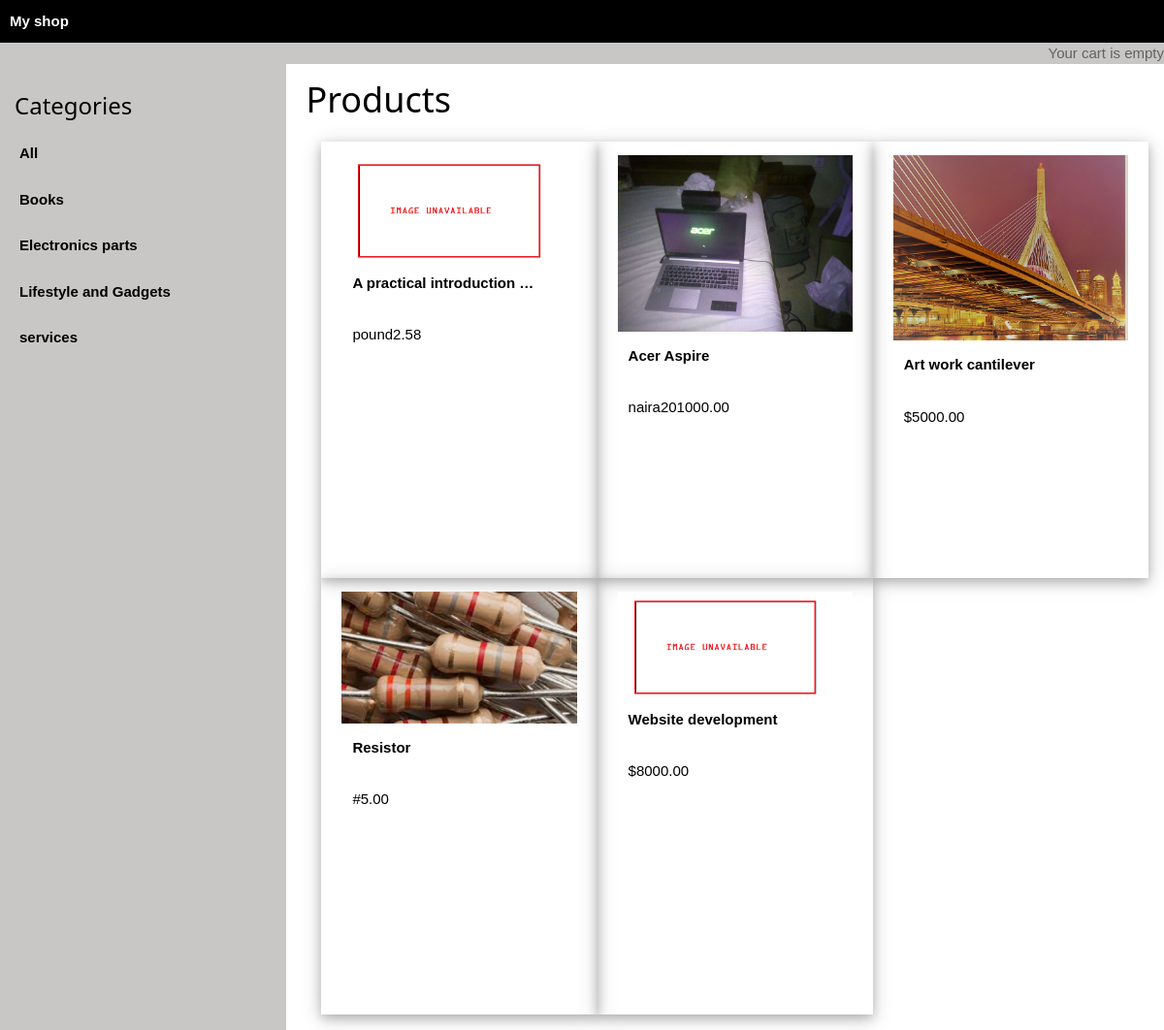
The page / on the database its author committed.
### shop/models.py (models this page shows, shortened)
class Category(models.Model):
    name = models.CharField(max_length=200, db_index=True)
    slug = models.SlugField(max_length=200, unique=True)
    class Meta:
        ordering = ('name',)
        verbose_name = 'category'
        verbose_name_plural = 'categories'
    def get_absolute_url(self):
        return reverse('shop:product_list_by_category', args =[self.slug])

class Product(models.Model):
    CURRENCY_CHOICES = ( ('#','naira'),)
    category = models.ForeignKey(Category, related_name='products',
                                    on_delete=models.CASCADE)
    name = models.CharField(max_length=200, db_index=True)
    slug = models.SlugField(max_length=200, db_index=True)
    image = models.ImageField(upload_to='products/%Y/%m/%d',blank=True)
    desc = models.TextField(blank=True)
    price = models.DecimalField(max_digits=12, decimal_places=2)
    currency = models.CharField(max_length=10,choices=CURRENCY_CHOICES, default='naira')
    available = models.BooleanField(default=True)
    created = models.DateTimeField(auto_now_add=True)
    updated = models.DateTimeField(auto_now=True)
    class Meta:
        ordering = ('name', 'price')
        index_together = (('id','slug'),)
    def get_absolute_url(self):
        return reverse('shop:product_detail', args =[self.id, self.slug])

### shop/views.py (the view)
# urls.py: path('', views.product_list, name='product_list'),
def product_list(request, category_slug=None):
    category = None
    categories = Category.objects.all()
    products = Product.objects.filter(available = True)
    if category_slug:
        category = get_object_or_404(Category, slug = category_slug)
        products = products.filter(category = category)
    return render(request, 'shop/list.html',
                                {'category':category,
                                'categories':categories,
                                'products':products}
                )

### cart/cart.py (called while the page is built)
    def __len__(self):
        return sum(item['quantity'] for item in self.cart.values())

### cart/context_processors.py (called while the page is built)
def cart(request):
    return {'cart': Cart(request)}

### templates/shop/list.html (shortened to what this page needs)
{% extends "shop/base.html" %}
{% load static %}
{% block content %}
<div id="sidebar" class="">
    <h3 class="w3-bar-item">Categories</h3>
    <div class="">
        <p {% if not category %}class="selected" {% endif %}>
            <a href="{% url 'shop:product_list' %}">All</a>
        </p>
        {% for c in categories %}
        <p {% if category.slug == c.slug %}class="selected" {% endif %}>
            <a href="{{ c.get_absolute_url }}">{{ c.name }}</a>
        </p>
        {% endfor %}
    </div>
</div>
<div id="main" class="">
    <h1>{% if category %}
        {{ category.name }}
        {% else %}
        Products
        {% endif %}
    </h1>
    <div class=" w3-row w3-margin ">
        {% for product in products %}
        <div class=" w3-col s10 m5 l4 w3-card-4 item w3-padding ">
            <a href="{{ product.get_absolute_url }}">
                <img src="{% if product.image %}{{ product.image.url }}{% else %}{% static 'img/noimage.png' %}{% endif %}"
                    class="w3-image">
            </a>
            <a class="w3-button w3-text" href="{{ product.get_absolute_url }}">{{ product.name|truncatewords_html:3 }}
            </a>
            <br>
            <p class="w3-padding">{{product.currency}}{{ product.price }}</p>
        </div>
        {% endfor %}
    </div>
</div>
{% endblock %}

### static/css/base.css (style rules this page uses)
* { box-sizing: border-box; }
img { height: 300px; }
body { background-color: white; color: black; }
a { text-decoration: none; font-weight: bold; display: block; padding: 5px; margin-top: 1px; }
#sidebar { left: 0; width: 25%; background-color: rgb(201, 198, 198); display: block; padding: 15px; margin-right: 20px; overflow: hidden; }
#main { right: 0; width: 75%; }
.item { width: 350px; height: 450px; }

### static/css/w3.css (style rules this page uses)
*,*:before,*:after { box-sizing:inherit }
html { -ms-text-size-adjust:100%;-webkit-text-size-adjust:100% }
body { margin:0 }
a { background-color:transparent }
img { border-style:none }
html,body { font-family:Verdana,sans-serif;font-size:15px;line-height:1.5 }
html { overflow-x:hidden }
h1 { font-size:36px }
h3 { font-size:24px }
h1,h2,h3,h4,h5,h6 { font-family:"Segoe UI",Arial,sans-serif;font-weight:400;margin:10px 0 }
.w3-image { max-width:100%;height:auto }
img { vertical-align:middle }
a { color:inherit }
.w3-btn,.w3-button { border:none;display:inline-block;padding:8px 16px;vertical-align:middle;overflow:hidden;text-decoration:none;color:inherit;background-color:inherit;text-align:center;cursor:pointer;white-space:nowrap }
.w3-btn,.w3-button { -webkit-touch-callout:none;-webkit-user-select:none;-khtml-user-select:none;-moz-user-select:none;-ms-user-select:none;user-select:none }
.w3-main,#main { transition:margin-left .4s }
.w3-container:after,.w3-container:before,.w3-panel:after,.w3-panel:before,.w3-row:after,.w3-row:before,.w3-row-padding:after,.w3-row-padding:before, .w3-cell-row:before,.w3-cell-row:after,.w3-clear:after,.w3-clear:before,.w3-bar:before,.w3-bar:after { content:"";display:table;clear:both }
.w3-col,.w3-half,.w3-third,.w3-twothird,.w3-threequarter,.w3-quarter { float:left;width:100% }
.w3-col.s10 { width:83.33333% }
@media (min-width:601px) { .w3-col.m5 { width:41.66666% } }
@media (min-width:993px) { .w3-col.l4 { width:33.33333% } }
.w3-card-4,.w3-hover-shadow:hover { box-shadow:0 4px 10px 0 rgba(0,0,0,0.2),0 4px 20px 0 rgba(0,0,0,0.19) }
.w3-margin { margin:16px!important }
.w3-padding { padding:8px 16px!important }

### rows shown on the page
Category: name "Books"
Category: name "Electronics parts"
Category: name "Lifestyle and Gadgets"
Category: name "services"
Product: name "A practical introduction …", currency "pound", price "2.58"
Product: image (picture), name "Acer Aspire", currency "naira", price "201000.00"
Product: image (picture), name "Art work cantilever", currency "$", price "5000.00"
Product: image (picture), name "Resistor", currency "#", price "5.00"
Product: name "Website development", currency "$", price "8000.00"
